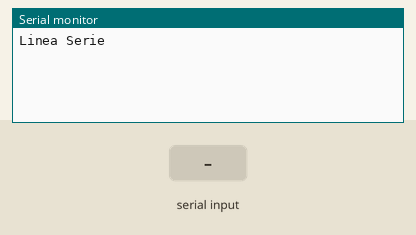
Simulated run of this sketch. Board: Arduino Uno, built with avr-gcc and run on an emulated ATmega328P. On the bench: the last lines printed to the serial monitor. The test bench sets the inputs (shaded band).

Above: at 1.2 s.
1.3 s: "1" received over the second serial link
At 2.3 s:
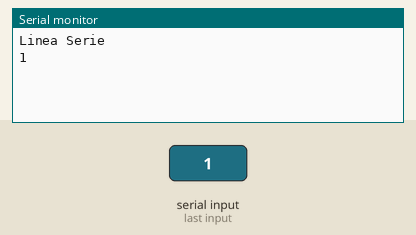
2.8 s: "0" received over the second serial link
At 3.5 s:
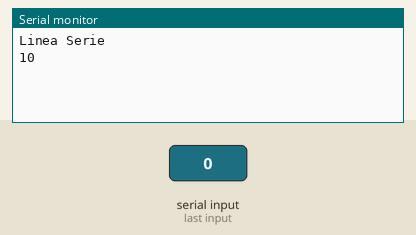

The sketch:

BT_chat_UNO.ino
```cpp
#include <SoftwareSerial.h>

#define rxPin 2
#define txPin 3

// Configura un nuevo puerto serie
SoftwareSerial miSerial = SoftwareSerial(rxPin, txPin);

void setup()
{
Serial.begin(57600);
miSerial.begin(57600);

Serial.println("Linea Serie");
// Serial2.println("KAIXO");
}

void loop()
{

// if(Serial.available()){
// miSerial.write(Serial.read());
// }

if(miSerial.available()){
  Serial.write(miSerial.read());
}
if(Serial.available()){
  miSerial.write(Serial.read());
}

//miSerial.print("msg:");
//miSerial.print("a");
//miSerial.println("");

//
//delay(100);

}
```

Measured:
- after the input at 1.3 s, the serial monitor: prints a new line at once (image 1)
- after the input at 2.8 s, the serial monitor: prints a new line at once (image 2)
